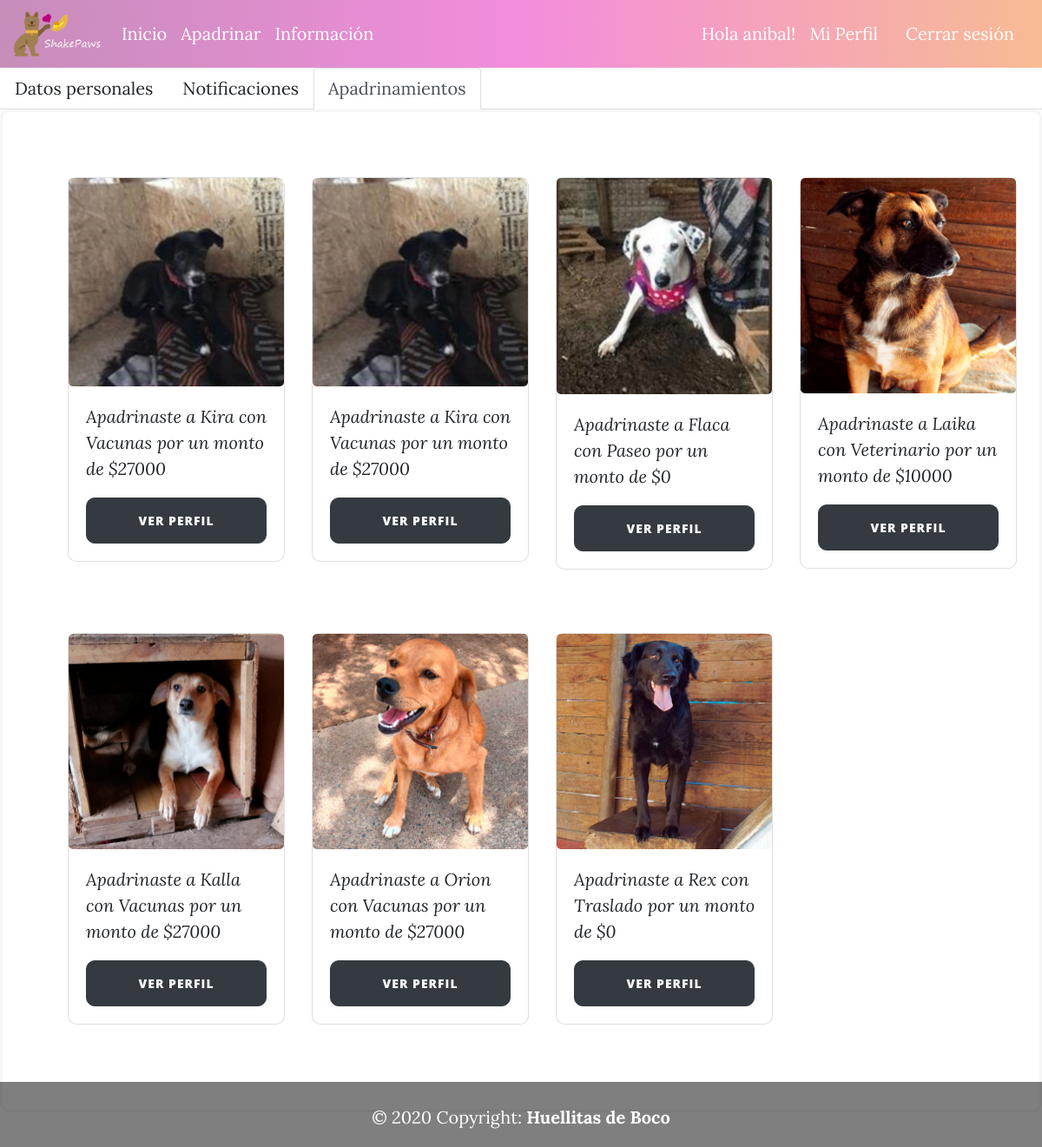
/accounts/apadrinamientos/ (signed in), run on the app's committed database.
### shelter/models.py (models this page shows, shortened)
class Sponsor(models.Model):
    sponsor_id = models.IntegerField(primary_key = True, verbose_name = "Identificación")
    name = models.CharField(max_length = 50, verbose_name = "Nombre")
    description = models.TextField(verbose_name="Descripción")
    cost = models.IntegerField(verbose_name = "Costo")
    class Meta:
        verbose_name = "Apadrinamiento"
        verbose_name_plural = "Apadrinamientos"

class Animal(models.Model):
    animal_id = models.IntegerField(primary_key = True, verbose_name = "N° de Chip")
    name = models.CharField(max_length = 50, verbose_name = "Nombre")
    lifestage = models.CharField(max_length = 50, verbose_name = "Etapa de vida")
    description = models.TextField(verbose_name = "Descripción")
    image = models.ImageField(verbose_name = "Imagen", upload_to = "Animales")
    gender = models.CharField(max_length = 50, verbose_name = "Sexo", blank=True)
    sterilized = models.CharField(max_length = 50, verbose_name = "Esterilizado", blank=True)
    created = models.DateTimeField(auto_now_add = True, verbose_name = "Fecha de creación")
    updated = models.DateTimeField(auto_now = True, verbose_name = "Fecha de modificación")
    sponsors = models.ManyToManyField(Sponsor, through = "Animal_sponsor" , verbose_name = "Apadrinamientos")
    class Meta:
        verbose_name = "Animal"
        verbose_name_plural = "Animales"
        ordering = ["-created"]

### registration/views.py (the view)
# urls.py: path('apadrinamientos/', sponsors, name="apadrinamientos"),
def sponsors(request):
    animal = Animal.objects.all()
    sponsor = Sponsor.objects.all()
    profile_animal = Profile_animal.objects.all()
    return render(request, "registration/sponsors.html", {'animals':animal, 'sponsors':sponsor, 'profile_animals':profile_animal})

### registration/templates/registration/sponsors.html (shortened to what this page needs)
{% extends 'core/base.html' %}
{% block content %}
<ul class="nav nav-tabs">
  <li class="nav-item">
    <a class="nav-link" href="{% url 'perfil' %}">Datos personales</a>
  </li>
  <li class="nav-item">
    <a class="nav-link" href="{% url 'notificaciones' %}">Notificaciones</a>
  </li>
  <li class="nav-item">
    <a class="nav-link active" href="{% url 'apadrinamientos' %}">Apadrinamientos</a>
  </li>
</ul>
<div class="container-fluid" id="form_div">
    <div class ="row justify-content-start">
        {% for profile_animal in profile_animals %}
            {% if profile_animal.profile_id == request.user.profile.id %}
                <div class="col- col-md-3 align-self-start mt-0 mb-5">
                    {% for animal in animals %}
                        {% if profile_animal.animal_id == animal.animal_id %}
                            {% for sponsor in sponsors %}
                                {% if profile_animal.sponsor == sponsor.sponsor_id %}
                                <div class="card dogcard">
                                    <img class="card-img-top" src="/media/{{animal.image}}" alt="Card image">
                                    <div class="card-body">
                                        <td><i>Apadrinaste a {{animal.name}} con {{sponsor.name}} por un monto de ${{sponsor.cost}}</i></td>
                                        <div class="text-center mt-3">
                                            <a href="{% url 'perfil-animal' animal.animal_id  %}" class="btn btn-dark btncard">Ver perfil</a>
                                        </div>
                                    </div>
                                </div>
                                {% endif %}
                            {% endfor%}
                        {% endif %}
                    {% endfor %}
                </div>
            {% endif %}
        {% endfor %}
    </div>
</div>
{% endblock %}

### core/templates/core/base.html (shortened to what this page needs)
<!DOCTYPE html>
<html lang="en">
<head>
    {% load static %}
    <link href="{% static 'core/vendor/bootstrap/css/bootstrap.min.css' %}" rel="stylesheet">
    <link href="{% static 'core/vendor/font-awesome/css/font-awesome.min.css' %}" rel="stylesheet" type="text/css">
    <link href="{% static 'core/css/clean-blog.min.css' %}" rel="stylesheet">
    <link href="{% static 'core/css/styles.css' %}" rel="stylesheet">
</head>
<body>
  <nav id="menu" class="navbar navbar-expand-lg navbar-dark">
    <a class="navbar-brand" href="{% url 'inicio' %}"><img width="100px" src="{% static 'core/img/logooriginal.png' %}" alt="Shakepaws"></a>
    <div class="collapse navbar-collapse" id="navbarText">
      <ul class="navbar-nav mr-auto">
        <li class="nav-item active">
          <a class="nav-link" href="{% url 'inicio' %}">Inicio</a>
        </li>
        <li class="nav-item active">
          <a class="nav-link" href="{% url 'apadrinar' %}">Apadrinar</a>
        </li>
        <li class="nav-item active">
          <a class="nav-link" href="{% url 'informacion' %}">Información</a>
        </li>
      </ul>
      {% if not request.user.is_authenticated %}
        <a style="color: white;" class="nav-link" href="{% url 'login' %}">Iniciar sesión</a>
        <a style="color: white;" class="nav-link" href="{% url 'signup' %}">Registrar</a>
      {% else %}
          <p style="color: white;">Hola {{request.user.username}}!</p>
        {% if request.user.is_staff %}
            <a style="color: white;" class="nav-link" href="/admin">Admin</a>
            <a style="color: white;" class="nav-link" href="{% url 'perfil' %}">Mi Perfil</a>
        {% else %}
            <a style="color: white;" class="nav-link" href="{% url 'perfil' %}">Mi Perfil</a>
        {% endif %}
            <a style="color: white;" class="nav-link" href="{% url 'logout' %}">Cerrar sesión</a>
      {% endif %}
    </div>
  </nav>
    {% block content %}{% endblock %}
<footer class="footer">
  <div class="footer-copyright text-center py-3">© 2020 Copyright:
    <b><a id='link_huellitas' href="https://onghuellitasdeboco.cl/"> Huellitas de Boco</a></b>
  </div>
</footer>
</body>
</html>

### core/static/core/css/styles.css (style rules this page uses)
html { min-height: 100%; position: relative; }
.dogcard { border-radius: 10px; width: 70%; margin-left: 10%; margin-top: 10%; background-color: rgba(255, 255, 255, 0.5); }
.card { height: 100%; width: 250px; }
.card-img-top { border-radius: 5px; }
.card-body { height: 50%; }
.btncard { border-radius: 10px; width:100%; margin-top: 1%; }
#menu { background: linear-gradient(0.25turn, rgb(141,29,117,0.5), rgb(231,28,187,0.5), rgb(240, 120, 40, 0.5)); }
body { background-image: url('https://i.pinimg.com/originals/b2/bf/34/b2bf34ce0bca37c4ef44bfbaa89c848b.jpg'); background-repeat: no-repeat; background-attachment: fixed; background-size: cover; margin: 0; margin-bottom: 40px; }
footer { background-color: rgb(0,0,0,0.5); position: absolute; bottom: 0; width: 100%; height: 40px; color: white; }
#link_huellitas { color: white; }
#form_div { border-radius: 10px; border-color: whitesmoke; border-style: solid; padding: 50px; background-color: rgb(255,255,255,0.5) }

### data on the page
Animal: name "Kira"
Sponsor: image (picture), name "Vacunas", cost "27000"
Animal: name "Flaca"
Sponsor: image (picture), name "Paseo", cost "0"
Animal: name "Laika"
Sponsor: image (picture), name "Veterinario", cost "10000"
Animal: name "Kalla"
Animal: name "Orion"
Animal: name "Rex"
Sponsor: image (picture), name "Traslado", cost "0"

### other printed values
{{ request.user.username }} "anibal"
